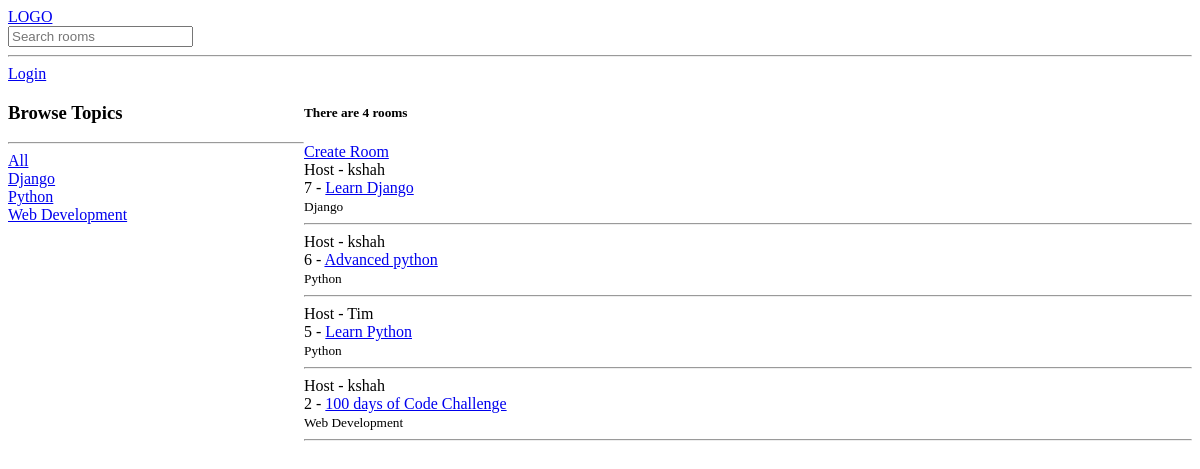
/, run on an earlier commit of the app's database.
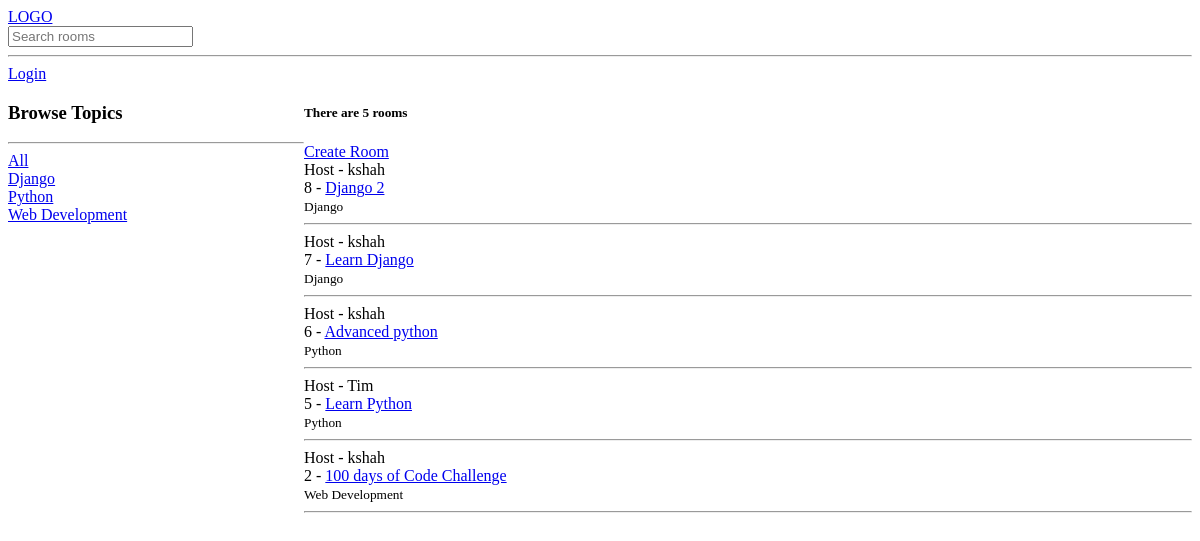
And on a later commit of the database.
### base/models.py (models this page shows, shortened)
class Topic(models.Model):
    name = models.CharField(max_length=200)
    def __str__(self):
        return self.name

class Room(models.Model):
    host = models.ForeignKey(User, on_delete=models.SET_NULL, null=True )
    title = models.ForeignKey(Topic, on_delete=models.SET_NULL, null=True)
    name = models.CharField(max_length=200)
    description = models.TextField(null=True, blank=True)
    participants = models.ManyToManyField(User, related_name='participants', blank=True)
    updated = models.DateTimeField(auto_now = True)
    created = models.DateTimeField(auto_now_add = True)
    class Meta:
        ordering = ['-updated', '-created']  # - is for descending order

### base/views.py (the view)
# urls.py: path('', views.home, name="home"),
def home(request):
    q = request.GET.get('q') if request.GET.get('q') !=None  else ''
    rooms = Room.objects.filter(
        Q(title__name__icontains=q)|
        Q(name__icontains = q)|
        Q(description__icontains =q)
    )
    topics = Topic.objects.all()
    countrooms = rooms.count()
    context = {'rooms': rooms, 'topics':topics, 'countrooms':countrooms}
    return render(request, 'base/home.html', context)

### base/templates/base/home.html (shortened to what this page needs)
{% extends 'main.html' %}
{% block content %}
<div class="home-container">
    <div>
        <h3>Browse Topics</h3>
        <hr>
        <div>
            <a href="{% url 'home' %}">All</a><br>
        </div>
        {% for topic in topics %}
        <div>
            <a href="{% url 'home' %}?q={{topic.name}}">{{topic.name}}</a>
            <br>
        </div>
    {% endfor %}
    </div>
    <div>
        <h5>There are {{ countrooms }} rooms</h5>
        <a href='{% url "create-room" %}'> Create Room </a>
        <div>
            {% for room in rooms %}
                <div>
                    <span>Host - {{room.host.username}}</span><br>
                    {{room.id}} - <a href="{% url 'room' room.id %}">{{room.name}}</a><br>
                    <small>{{room.title}}</small>
                    <hr>
                </div>
            {% endfor %}
        </div>
    </div>
</div>
{% endblock content %}

What changed in the data, as far as the page shows it:
added Room: host.username "kshah", id "8", name "Django 2", title "Django"
Also different on the page:
{{ countrooms }}: "4" → "5"
